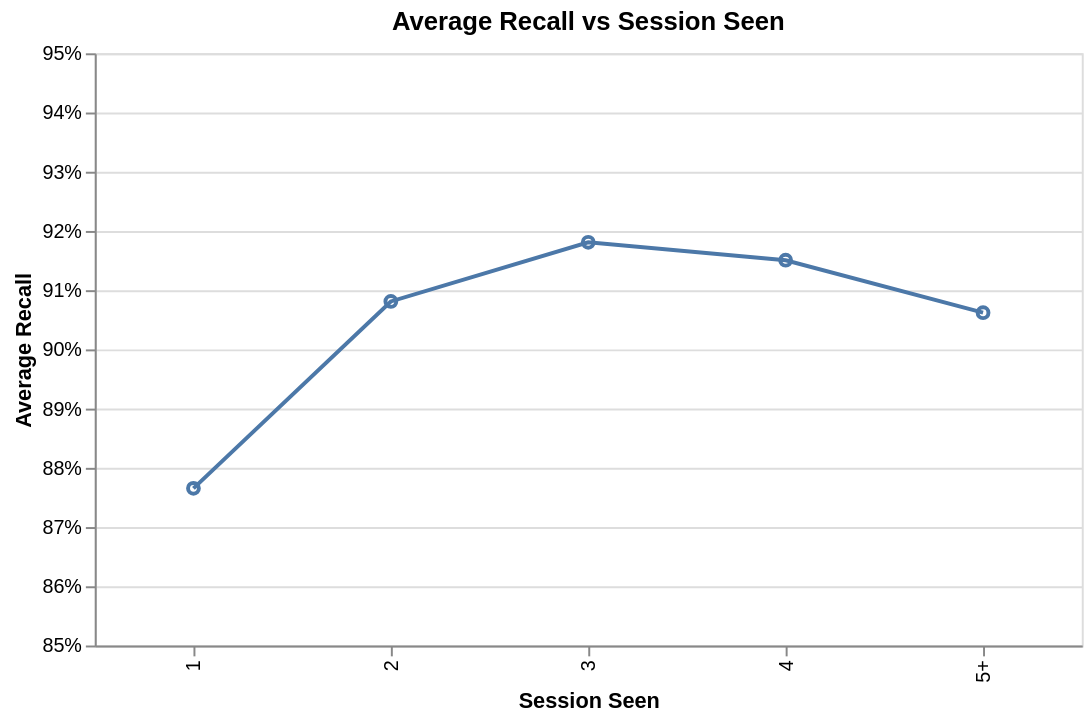

Notebook cell for this chart:
### Code cell
line = alt.Chart(bins).mark_line().encode(
    x=alt.X('session_group:O',
            sort = ['1', '2', '3', '4', '5+'],
            title='Session Seen'),
    y=alt.Y('mean(p_recall):Q',
            scale=alt.Scale(domain=[0.85, 0.95], zero=False),
            axis=alt.Axis(format='.0%'),
            title='Average Recall'),
).properties(
    title='Average Recall vs Session Seen',
    width=500,
    height=300
)

point = alt.Chart(bins).mark_point().encode(
    x=alt.X('session_group:O',
            sort = ['1', '2', '3', '4', '5+'],
            title='Session Seen'),
    y=alt.Y('mean(p_recall):Q',
            scale=alt.Scale(domain=[0.85, 0.95], zero=False),
            axis=alt.Axis(format='.0%'),
            title='Average Recall'),
).properties(
    title='Average Recall vs Session Seen',
    width=500,
    height=300
)

combined = point + line
combined.display()

### Figure 1 — Vega-Lite specification as saved in the notebook (floating-point values rounded to 4 significant figures; data arrays with more than 128 entries replaced by an {"elided": "..."} marker saying what was removed)
{"$schema": "https://vega.github.io/schema/vega-lite/v5.8.0.json", "config": {"view": {"continuousHeight": 300, "continuousWidth": 300}}, "data": {"name": "data-1968ea8337b10944194083203c962989"}, "datasets": {"data-1968ea8337b10944194083203c962989": {"elided": "5000 records"}}, "height": 300, "layer": [{"encoding": {"x": {"field": "session_group", "sort": ["1", "2", "3", "4", "5+"], "title": "Session Seen", "type": "ordinal"}, "y": {"aggregate": "mean", "axis": {"format": ".0%"}, "field": "p_recall", "scale": {"domain": [0.85, 0.95], "zero": false}, "title": "Average Recall", "type": "quantitative"}}, "mark": {"type": "point"}, "title": "Average Recall vs Session Seen"}, {"encoding": {"x": {"field": "session_group", "sort": ["1", "2", "3", "4", "5+"], "title": "Session Seen", "type": "ordinal"}, "y": {"aggregate": "mean", "axis": {"format": ".0%"}, "field": "p_recall", "scale": {"domain": [0.85, 0.95], "zero": false}, "title": "Average Recall", "type": "quantitative"}}, "mark": {"type": "line"}, "title": "Average Recall vs Session Seen"}], "width": 500}
